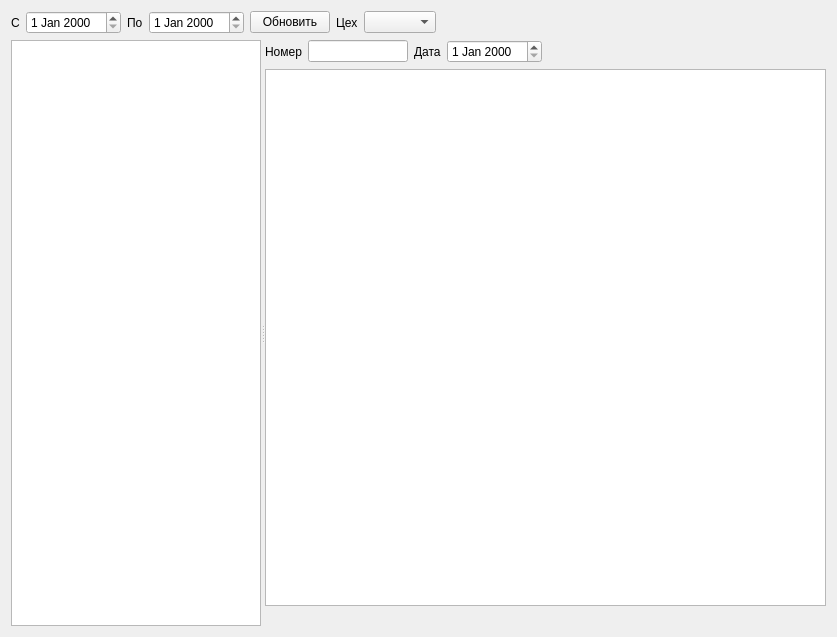
<?xml version="1.0" encoding="UTF-8"?>
<ui version="4.0">
 <class>FormOst</class>
 <widget class="QWidget" name="FormOst">
  <property name="geometry">
   <rect>
    <x>0</x>
    <y>0</y>
    <width>837</width>
    <height>637</height>
   </rect>
  </property>
  <property name="windowTitle">
   <string>Form</string>
  </property>
  <layout class="QVBoxLayout" name="verticalLayout">
   <item>
    <layout class="QHBoxLayout" name="horizontalLayout">
     <item>
      <widget class="QLabel" name="label">
       <property name="text">
        <string>С</string>
       </property>
      </widget>
     </item>
     <item>
      <widget class="DbDateEdit" name="dateEditBeg"/>
     </item>
     <item>
      <widget class="QLabel" name="label_2">
       <property name="text">
        <string>По</string>
       </property>
      </widget>
     </item>
     <item>
      <widget class="DbDateEdit" name="dateEditEnd"/>
     </item>
     <item>
      <widget class="QPushButton" name="pushButtonUpd">
       <property name="text">
        <string>Обновить</string>
       </property>
      </widget>
     </item>
     <item>
      <widget class="QLabel" name="label_3">
       <property name="text">
        <string>Цех</string>
       </property>
      </widget>
     </item>
     <item>
      <widget class="DbComboBox" name="comboBoxCex"/>
     </item>
     <item>
      <spacer name="horizontalSpacer">
       <property name="orientation">
        <enum>Qt::Horizontal</enum>
       </property>
       <property name="sizeHint" stdset="0">
        <size>
         <width>40</width>
         <height>20</height>
        </size>
       </property>
      </spacer>
     </item>
    </layout>
   </item>
   <item>
    <widget class="QSplitter" name="splitter">
     <property name="sizePolicy">
      <sizepolicy hsizetype="Expanding" vsizetype="Expanding">
       <horstretch>0</horstretch>
       <verstretch>0</verstretch>
      </sizepolicy>
     </property>
     <property name="orientation">
      <enum>Qt::Horizontal</enum>
     </property>
     <widget class="DbViewer" name="tableViewNakl">
      <property name="maximumSize">
       <size>
        <width>250</width>
        <height>16777215</height>
       </size>
      </property>
     </widget>
     <widget class="QWidget" name="verticalLayoutWidget">
      <layout class="QVBoxLayout" name="verticalLayout_2">
       <item>
        <layout class="QHBoxLayout" name="horizontalLayout_2">
         <item>
          <widget class="QLabel" name="label_4">
           <property name="text">
            <string>Номер</string>
           </property>
          </widget>
         </item>
         <item>
          <widget class="QLineEdit" name="lineEditNum">
           <property name="maximumSize">
            <size>
             <width>100</width>
             <height>16777215</height>
            </size>
           </property>
          </widget>
         </item>
         <item>
          <widget class="QLabel" name="label_5">
           <property name="text">
            <string>Дата</string>
           </property>
          </widget>
         </item>
         <item>
          <widget class="DbDateEdit" name="dateEditDat"/>
         </item>
         <item>
          <spacer name="horizontalSpacer_3">
           <property name="orientation">
            <enum>Qt::Horizontal</enum>
           </property>
           <property name="sizeHint" stdset="0">
            <size>
             <width>40</width>
             <height>20</height>
            </size>
           </property>
          </spacer>
         </item>
        </layout>
       </item>
       <item>
        <widget class="DbViewer" name="tableViewData"/>
       </item>
       <item>
        <layout class="QHBoxLayout" name="horizontalLayoutMap">
         <item>
          <spacer name="horizontalSpacer_2">
           <property name="orientation">
            <enum>Qt::Horizontal</enum>
           </property>
           <property name="sizeHint" stdset="0">
            <size>
             <width>40</width>
             <height>20</height>
            </size>
           </property>
          </spacer>
         </item>
        </layout>
       </item>
      </layout>
     </widget>
    </widget>
   </item>
  </layout>
 </widget>
 <customwidgets>
  <customwidget>
   <class>DbDateEdit</class>
   <extends>QDateEdit</extends>
   <header>db/dbdateedit.h</header>
  </customwidget>
  <customwidget>
   <class>DbComboBox</class>
   <extends>QComboBox</extends>
   <header>db/dbcombobox.h</header>
  </customwidget>
  <customwidget>
   <class>DbViewer</class>
   <extends>QTableView</extends>
   <header>db/dbviewer.h</header>
  </customwidget>
 </customwidgets>
 <resources/>
 <connections/>
</ui>
